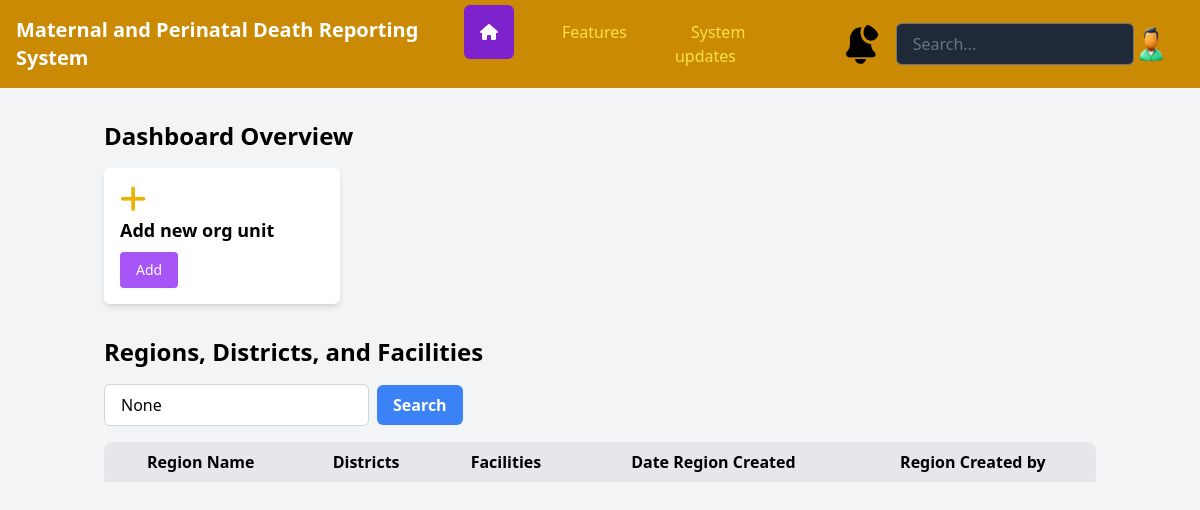
The app's page /facility_creation (signed in), older data.
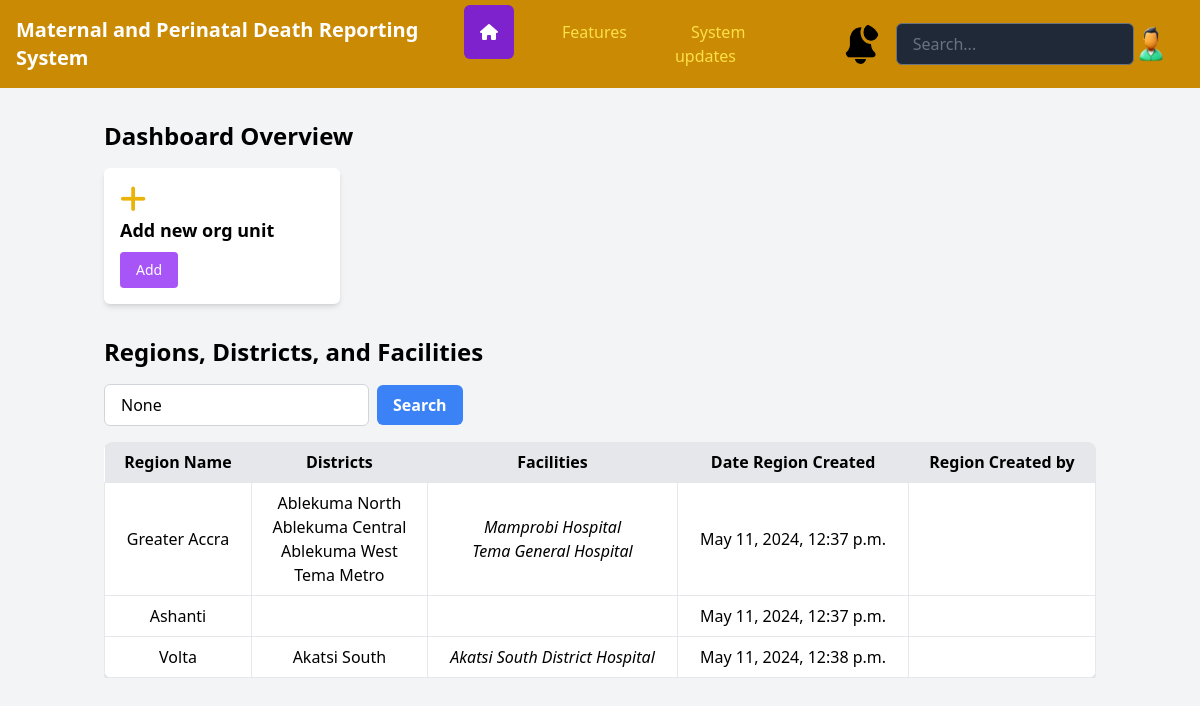
The same page, newer data.
### facility_creation/models.py (models this page shows, shortened)
class Region(models.Model):
    region_name = models.CharField(max_length=100)
    region_code = models.CharField(max_length=100)
    date_created = models.DateTimeField(default=timezone.now)
    created_by = models.ForeignKey(User, on_delete=models.SET_NULL, null=True)

class District(models.Model):
    district_region = models.ForeignKey(Region, on_delete=models.PROTECT)
    district_name = models.CharField(max_length=100)
    district_code = models.CharField(max_length=100)
    date_created = models.DateTimeField(default=timezone.now)

class Facility(models.Model):
    facility_region = models.ForeignKey(Region, on_delete=models.PROTECT)
    facility_district = models.ForeignKey(District, on_delete=models.PROTECT)
    facility_name = models.CharField(max_length=100)
    facility_code = models.CharField(max_length=100)
    date_created = models.DateTimeField(default=timezone.now)

### facility_creation/views.py (the view)
# urls.py: path('facility_creation', views.index, name="facility_creation"),  # Adjusted URL pattern
@login_required(login_url="authentication:my-login")
def index(request):
    query = request.GET.get('q')
    regions = Region.objects.prefetch_related('district_set__facility_set').all()
    districts = District.objects.prefetch_related('facility_set').all()
    facilities = Facility.objects.all()
    if query:
        regions = regions.filter(region_name__icontains=query)
        districts = districts.filter(district_name__icontains=query)
        facilities = facilities.filter(facility_name__icontains=query)
    context = {
        'regions': regions,
        'districts': districts,
        'facilities': facilities,
        'query': query,
    }
    return render(request, 'facility_creation/index.html', context)

### templates/facility_creation/index.html
{% extends 'authentication/dashboard_base.html' %} {% block body %}
    <div class="container mx-auto mt-8 px-4">
        <h2 class="text-2xl font-semibold mb-4">Dashboard Overview</h2>
        <div class="grid grid-cols-1 sm:grid-cols-2 md:grid-cols-4 gap-4">
          <div
            class="bg-white p-4 rounded-md shadow-md flex items-center justify-between hover:bg-gray-100"
          >
            <div>
              <i class="fa-solid fa-plus text-yellow-500 text-3xl"></i>
              <h3 class="text-lg font-semibold mb-2">Add new org unit</h3>
              <a
                class="bg-purple-500 inline-block px-4 py-2 text-sm text-white rounded"
                href="#"
                >Add</a
              >
            </div>
          </div>
        </div>
  <div class="container mx-auto py-8">
    <h1 class="text-2xl font-bold mb-4">Regions, Districts, and Facilities</h1>
    <div class="mb-4">
        <form method="GET" class="flex items-center">
            <input type="text" name="q" placeholder="Search regions, districts, and facilities..." value="{{ query }}"
                class="border border-gray-300 rounded-md py-2 px-4 mr-2 focus:outline-none focus:border-blue-500">
            <button type="submit"
                class="bg-blue-500 hover:bg-blue-600 text-white font-bold py-2 px-4 rounded-md focus:outline-none focus:bg-blue-600">
                Search
            </button>
        </form>
      </div>
    <div class="overflow-x-auto">
      <table class="w-full bg-white shadow-md rounded-lg overflow-hidden text-center">
        <thead class="bg-gray-200">
          <tr>
            <th class="px-4 py-2">Region Name</th>
            <th class="px-4 py-2">Districts</th>
            <th class="px-4 py-2">Facilities</th>
            <th class="px-4 py-2">Date Region Created</th>
            <th class="px-4 py-2">Region Created by</th>
          </tr>
        </thead>
        <tbody>
          {% for region in regions %}
          <tr>
            <td class="border px-4 py-2">{{ region.region_name }}</td>
            <td class="border px-4 py-2">
              <ul>
                {% for district in region.district_set.all %}
                <li>{{ district.district_name }}</li>
                {% endfor %}
              </ul>
            </td>
            <td class="border px-4 py-2">
              <ul>
                {% for district in region.district_set.all %}
                <i> {% for facility in district.facility_set.all %}<i>
                <li>{{ facility.facility_name }}</li>
                {% endfor %} {% endfor %}
              </ul>
            </td>
            <td class="border px-4 py-2">{{ region.date_created }}</td>
            <td class="border px-4 py-2">{{ region.created_by.first_name }} {{ region.created_by.last_name }}</td>
          </tr>
          {% endfor %}
        </tbody>
      </table>
    </div>
  </div>
</body>
{% endblock %}

### templates/authentication/dashboard_base.html (shortened to what this page needs)
{% load static tailwind_tags %}
<!DOCTYPE html>
<html lang="en">
  <head>
    {% tailwind_css %}
    <link
      rel="stylesheet"
      href="https://cdnjs.cloudflare.com/ajax/libs/font-awesome/6.0.0-beta3/css/all.min.css"
    />
    <link href="https://cdn.jsdelivr.net/npm/select2@4.1.0-rc.0/dist/css/select2.min.css" rel="stylesheet" />
    <link href="https://cdn.jsdelivr.net/npm/select2@4.1.0-rc.0/dist/css/select2.min.css" rel="stylesheet" />
    <link rel="stylesheet" href="https://cdn.jsdelivr.net/npm/flatpickr/dist/flatpickr.min.css">
  </head>
  <body class="bg-gray-100">
    <nav class="bg-yellow-600 p-4">
      <div class="flex justify-between items-center">
        <a href="{% url 'dashboard' %}">
        <h1 class="text-white text-xl font-bold">
            Maternal and Perinatal Death Reporting System
        </h1>
      </a>
      <ul class="flex space-x-8">
        <li><a href="{% url 'dashboard' %}" class="p-4 rounded-md bg-purple-700 hover:bg-purple-600 text-white"><i class="fa fa-home"></i></a>
        <li><a href="#features" class="p-4 bg-transparent hover:bg-blue-700 rounded-full text-yellow-300 hover:text-white">Features</a></li>
        <li><a href="#features" class="p-4 bg-transparent hover:bg-blue-700 rounded-full text-yellow-300 hover:text-white">System updates</a></li>
        <div class="flex items-center">
          <div class="profile relative mr-4">
            <img
              src="{% static 'images/notification.png' %}"
              alt="notification Image"
              class="rounded-full w-10 h-10 cursor-pointer"
            />
          </div>
  <div class="mt-0">
    <input type="text" id="navSearch" class="w-full rounded-md py-2 px-4 bg-gray-800 text-gray-100" placeholder="Search...">
</div>
<div class="flex items-center">
  <div class="profile relative mr-4">
    <img
      src="{% static 'images/user.png' %}"
      alt="Profile Image"
      class="rounded-full w-10 h-10 cursor-pointer"
    />
  </div>
</div>
</div>
    </nav>
    {% block body %}
        {% endblock %}

Row changes from the older to the newer data that the page shows:
added Region: region_name "Greater Accra", date_created "May 11, 2024, 12:37 p.m."
added District: district_name "Ablekuma North"
added District: district_name "Ablekuma Central"
added District: district_name "Ablekuma West"
added District: district_name "Tema Metro"
added Facility: facility_name "Mamprobi Hospital"
added Facility: facility_name "Tema General Hospital"
added Region: region_name "Ashanti", date_created "May 11, 2024, 12:37 p.m."
added Region: region_name "Volta", date_created "May 11, 2024, 12:38 p.m."
added District: district_name "Akatsi South"
added Facility: facility_name "Akatsi South District Hospital"
